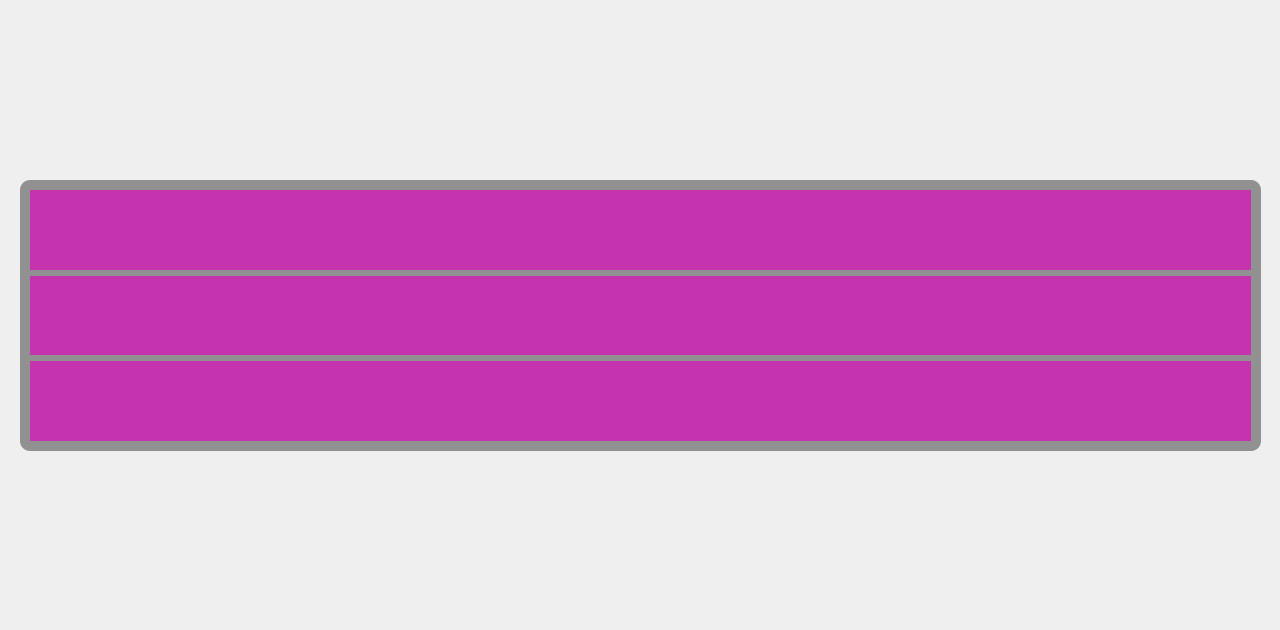
<?xml version="1.0" encoding="UTF-8"?>
<ui version="4.0">
 <class>Form</class>
 <widget class="QWidget" name="Form">
  <property name="enabled">
   <bool>true</bool>
  </property>
  <property name="geometry">
   <rect>
    <x>0</x>
    <y>0</y>
    <width>1280</width>
    <height>630</height>
   </rect>
  </property>
  <property name="sizePolicy">
   <sizepolicy hsizetype="Minimum" vsizetype="Minimum">
    <horstretch>0</horstretch>
    <verstretch>0</verstretch>
   </sizepolicy>
  </property>
  <property name="minimumSize">
   <size>
    <width>1280</width>
    <height>630</height>
   </size>
  </property>
  <property name="maximumSize">
   <size>
    <width>1280</width>
    <height>630</height>
   </size>
  </property>
  <property name="baseSize">
   <size>
    <width>1280</width>
    <height>630</height>
   </size>
  </property>
  <property name="windowTitle">
   <string>Form</string>
  </property>
  <property name="autoFillBackground">
   <bool>false</bool>
  </property>
  <property name="styleSheet">
   <string notr="true"/>
  </property>
  <widget class="QLabel" name="label">
   <property name="geometry">
    <rect>
     <x>0</x>
     <y>0</y>
     <width>1301</width>
     <height>671</height>
    </rect>
   </property>
   <property name="acceptDrops">
    <bool>false</bool>
   </property>
   <property name="autoFillBackground">
    <bool>false</bool>
   </property>
   <property name="text">
    <string/>
   </property>
   <property name="pixmap">
    <pixmap>img/karaoke_background.jpg</pixmap>
   </property>
   <property name="scaledContents">
    <bool>true</bool>
   </property>
   <property name="openExternalLinks">
    <bool>false</bool>
   </property>
  </widget>
  <widget class="QLabel" name="label_4">
   <property name="geometry">
    <rect>
     <x>20</x>
     <y>180</y>
     <width>1241</width>
     <height>271</height>
    </rect>
   </property>
   <property name="styleSheet">
    <string notr="true">background-color:rgba(80,80,80,150);
border-radius:10px;</string>
   </property>
   <property name="text">
    <string/>
   </property>
  </widget>
  <widget class="QWidget" name="verticalLayoutWidget">
   <property name="geometry">
    <rect>
     <x>30</x>
     <y>190</y>
     <width>1221</width>
     <height>251</height>
    </rect>
   </property>
   <layout class="QVBoxLayout" name="verticalLayout">
    <item>
     <widget class="QLabel" name="label_1">
      <property name="font">
       <font>
        <pointsize>20</pointsize>
        <weight>75</weight>
        <italic>true</italic>
        <bold>true</bold>
       </font>
      </property>
      <property name="styleSheet">
       <string notr="true">background: rgb(197,52,174);
border: solid 1px #72bdf4;
color: #fff;</string>
      </property>
      <property name="text">
       <string/>
      </property>
      <property name="alignment">
       <set>Qt::AlignCenter</set>
      </property>
     </widget>
    </item>
    <item>
     <widget class="QLabel" name="label_2">
      <property name="font">
       <font>
        <pointsize>20</pointsize>
        <weight>75</weight>
        <italic>true</italic>
        <bold>true</bold>
       </font>
      </property>
      <property name="styleSheet">
       <string notr="true">background: rgb(197,52,174);
border: solid 1px #72bdf4;
color: #fff;</string>
      </property>
      <property name="text">
       <string/>
      </property>
      <property name="alignment">
       <set>Qt::AlignCenter</set>
      </property>
     </widget>
    </item>
    <item>
     <widget class="QLabel" name="label_3">
      <property name="font">
       <font>
        <pointsize>20</pointsize>
        <weight>75</weight>
        <italic>true</italic>
        <bold>true</bold>
       </font>
      </property>
      <property name="styleSheet">
       <string notr="true">background: rgb(197,52,174);
border: solid 1px #72bdf4;
color: #fff;</string>
      </property>
      <property name="text">
       <string/>
      </property>
      <property name="alignment">
       <set>Qt::AlignCenter</set>
      </property>
     </widget>
    </item>
   </layout>
  </widget>
 </widget>
 <resources/>
 <connections/>
</ui>
